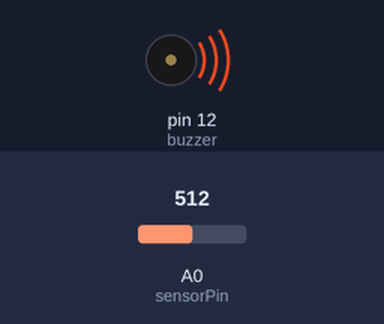
Recording of a sketch running on a simulated Arduino Uno, built with avr-gcc and run on an emulated ATmega328P. Shown: buzzer (waves = sounding, pin HIGH). The test bench sets the inputs (shaded band); at power-on: A0 (sensorPin) = 512.

Above: at 1.2 s.
1.3 s: A0 (sensorPin) set to 55
2.8 s: A0 (sensorPin) set to 46
At 3.7 s:
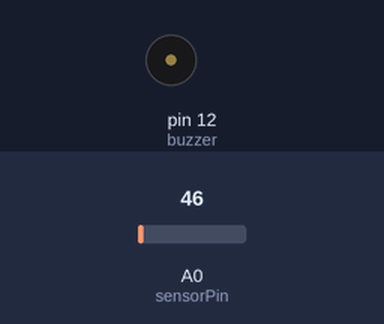
4.3 s: A0 (sensorPin) set to 122
At 4.9 s:
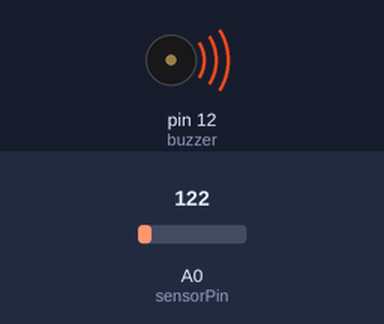
5.8 s: A0 (sensorPin) set to 40
At 6.1 s:
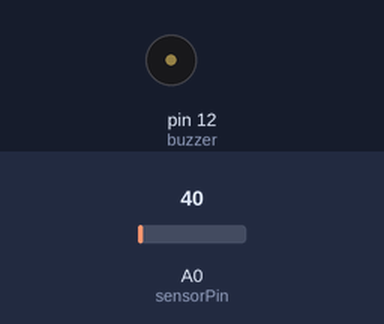
Timing chart, 0 to 8.3 s (numbered marks = the images above; inputs shaded):
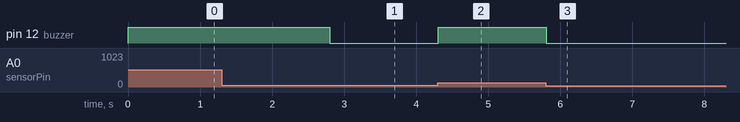

Measured:
- the behaviour switches between 51 and 50 on A0 (sensorPin) (found by bisection; images 0 and 1)
- after the input at 1.3 s, every drawn part: stays the same
- after the input at 2.8 s, pin 12 (buzzer): HIGH → LOW at once
- after the input at 4.3 s, pin 12 (buzzer): LOW → HIGH at once
- after the input at 5.8 s, pin 12 (buzzer): HIGH → LOW at once

The sketch:

ir_sensor.ino
```cpp
int sensorPin = A0;
int buzzer = 12;
int sensorVal = 0;

void setup() {
    pinMode(buzzer, OUTPUT);
}

void loop() {
    sensorVal = analogRead(A0);
    if (sensorVal > 50) {
        digitalWrite(buzzer, HIGH);
    } else {
        digitalWrite(buzzer, LOW);
    }
    delay(100);
}
```
